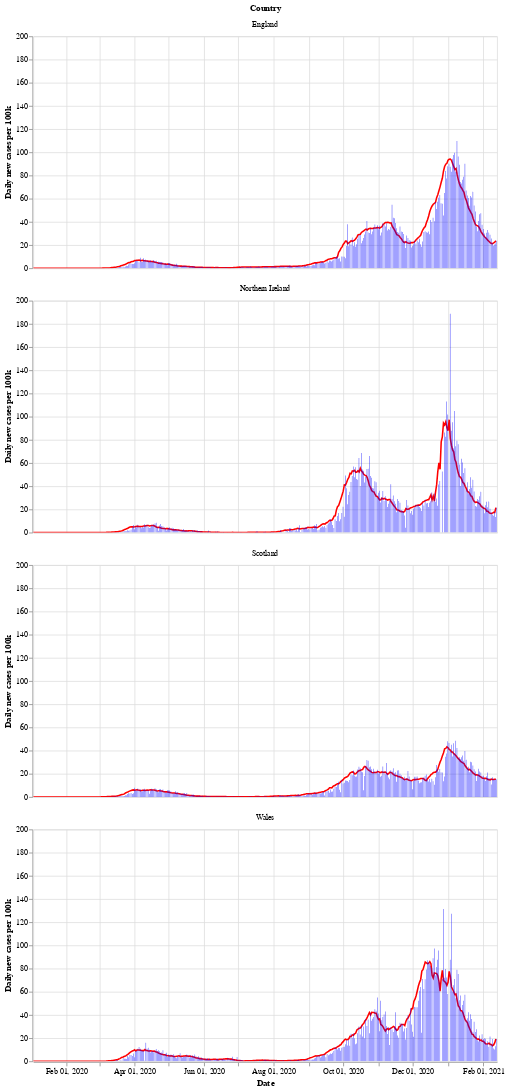

Notebook code for this chart:
### Markdown cell above
Next is a bar chart of the number of new cases in each country (per 100k population), with the 7 day moving average of cases. Again we see that Wales saw a longer period of raising and falling cases compared to the other countries.

After a period of cases falling, each nation is now seeing a rise in the number of cases - especially in Wales.

### Code cell
# collapse
bars = alt.Chart(uk_cases).mark_bar().encode(
    x=alt.X("yearmonthdate(date):T", axis=alt.Axis(title='Date')),
    y=alt.Y("newCasesRate:Q", axis=alt.Axis(title='Daily new cases per 100k')),
    tooltip='newCasesRate',
    color=alt.condition(
        alt.datum.dailyChange > 0,
        alt.value("orange"),  # The positive color
        alt.value("blue")  # The negative color
    )
).properties(title='New cases per 100k population with rolling 7 day average', width=600).interactive()
line = alt.Chart(uk_cases).mark_line(
    color='red',
    size=2,
).transform_window(
    rolling_mean='mean(newCasesRate)',
    frame=[0, 7],
    groupby=['areaName']
).encode(
    x='yearmonthdate(date):T',
    y='rolling_mean:Q'
)
alt.layer(line, bars, data=uk_cases).facet(alt.Row('areaName', title='Country'), columns=1)

### Figure 1 — Vega-Lite specification as saved in the notebook (floating-point values rounded to 4 significant figures; data arrays with more than 128 entries replaced by an {"elided": "..."} marker saying what was removed)
{"config": {"view": {"continuousWidth": 400, "continuousHeight": 300}}, "data": {"name": "data-8d65d910f2a6deaadf6fb11698a5b2ec"}, "facet": {"type": "nominal", "field": "areaName", "title": "Country"}, "spec": {"layer": [{"mark": {"type": "line", "color": "red", "size": 2}, "encoding": {"x": {"type": "temporal", "field": "date", "timeUnit": "yearmonthdate"}, "y": {"type": "quantitative", "field": "rolling_mean"}}, "transform": [{"window": [{"op": "mean", "field": "newCasesRate", "as": "rolling_mean"}], "frame": [0, 7], "groupby": ["areaName"]}]}, {"mark": "bar", "encoding": {"color": {"condition": {"value": "orange", "test": "(datum.dailyChange > 0)"}, "value": "blue"}, "tooltip": {"type": "quantitative", "field": "newCasesRate"}, "x": {"type": "temporal", "axis": {"title": "Date"}, "field": "date", "timeUnit": "yearmonthdate"}, "y": {"type": "quantitative", "axis": {"title": "Daily new cases per 100k"}, "field": "newCasesRate"}}, "selection": {"selector002": {"type": "interval", "bind": "scales", "encodings": ["x", "y"]}}, "title": "New cases per 100k population with rolling 7 day average", "width": 600}]}, "columns": 1, "$schema": "https://vega.github.io/schema/vega-lite/v4.8.1.json", "datasets": {"data-8d65d910f2a6deaadf6fb11698a5b2ec": {"elided": "1628 records"}}}
